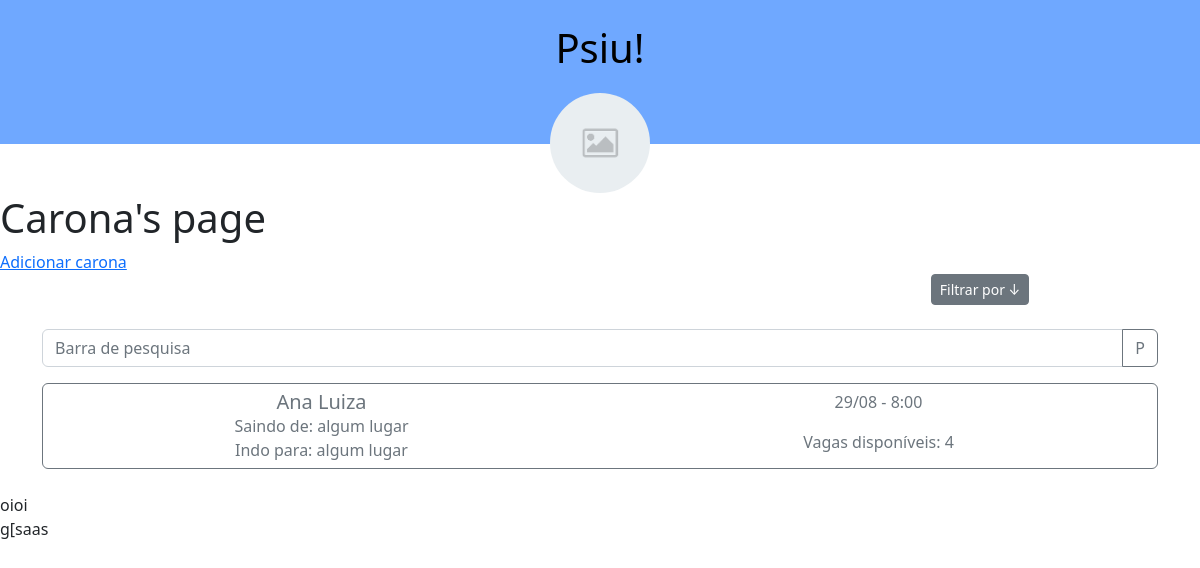
/psiu/carona/, run on an earlier commit of the app's database.
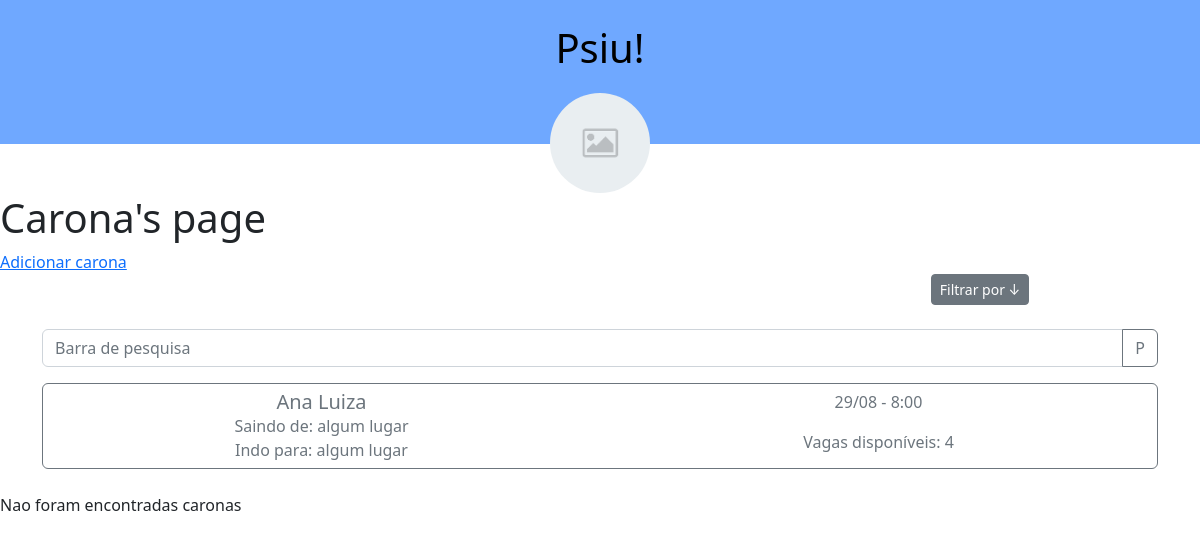
And on a later commit of the database.
### psiu/models.py (models this page shows, shortened)
class Carona(models.Model):
  criador = models.ForeignKey(User, on_delete=models.CASCADE,null=True)
  nomeCarona = models.CharField(max_length=254,blank=False,default='Minha carona')
  localSaida = models.CharField(max_length=30,null=True)
  localChegada = models.CharField(max_length=30,null=True)
  dataHora = models.DateTimeField(auto_now_add=True, blank=True)#Just to prove it
  vagas = models.IntegerField(default=4,null=True)
  adicionais = models.CharField(max_length=254, blank=True, default='')

### psiu/views.py (the view)
# urls.py: path('carona/', views.carona, name='carona'),
def carona(request):
    carona_list = Carona.objects.all().values() #to update with filters
    return render(request, 'psiu/carona.html',{'title':'Carona', 'carona_list':carona_list})

### templates/psiu/carona.html (shortened to what this page needs)
{% extends 'base.html' %}
{% block content %}
<a href="{% url 'psiu:criar_carona' %}">Adicionar carona</a>
<!doctype html>
<html lang = "pt-br">
<head>
    <link href = "https://cdn.jsdelivr.net/npm/bootstrap@5.2.1/dist/css/bootstrap.min.css" rel = "stylesheet">
</head>
<div class = "container text-center" style = "color: rgba(0,0,0,1)">
    <div class="row">
        <div class="col">
        </div>
        <div class="col">
        </div>
        <div class="col">
            <button type="button" class="btn btn-secondary btn-sm">Filtrar por ↓</button>
        </div>
    </div>
    <br>
    <div class="row">
        <div class="center">
            <div class="input-group mb-3">
                <input type="text" class="form-control" placeholder="Barra de pesquisa" aria-label="Recipient's username" aria-describedby="basic-addon2" width="100">
                <button class="btn btn-outline-secondary" type="button" id="button-addon2">P</button>
              </div>
        </div>
    </div>
    <div class="row">
        <div class="d-grid gap-2 col mx-auto">
            <button class="btn btn-outline-secondary" type="button">
                <div class="card-body">
                    <div class="row">
                        <div class="col">
                            <h5 class="card-title">Ana Luiza</h5>
                            <p class="card-text">Saindo de: algum lugar<br>Indo para: algum lugar</p>
                        </div>
                        <div class="col">
                            <p class="card-text">29/08 - 8:00</p>
                            <p class="card-text">Vagas disponíveis: 4</p>
                        </div>
                    </div>
                </div>
            </button>
        </div>
    </div>
</div>
<br>
{% if carona_list %}
    {% for carona in carona_list %}
        {{carona.nomeCarona}} <br>
    {% endfor %}
{% else %}
    Nao foram encontradas caronas
{% endif %}
{% endblock  %}

### templates/base.html (shortened to what this page needs)
<!DOCTYPE html>
<html lang="en">
  <head>
    <link href="https://cdn.jsdelivr.net/npm/bootstrap@5.1.3/dist/css/bootstrap.min.css" rel="stylesheet">
  </head>
  <body>
    <div style="background-color: #6FA8FF;" class="container-fluid p-4 text-black text-center">
        <h1>Psiu!</h1>
        <p>_</p>
        <div class="position-relative">
            {% block image-page %}
            <a href="{% url 'psiu:main' %}">
              <img class="mx-auto d-block rounded-circle position-absolute top-100 start-50 translate-middle" height="100" width="100" style="margin-top:23px">
            </a>
            {% endblock %}
        </div>
    </div>
    <div style="height: 50px;"></div>
    {% if title %}
    <div class="content">
        <h1>{{title}}'s page</h1>
    </div>
    {% endif %}
    {% block content %}
    {% endblock  %}
  </body>
</html>

What changed in the data, as far as the page shows it:
removed Carona: nomeCarona "oioi"
removed Carona: nomeCarona "g[saas"
Also different on the page:
text now shown: "Nao foram encontradas caronas"
